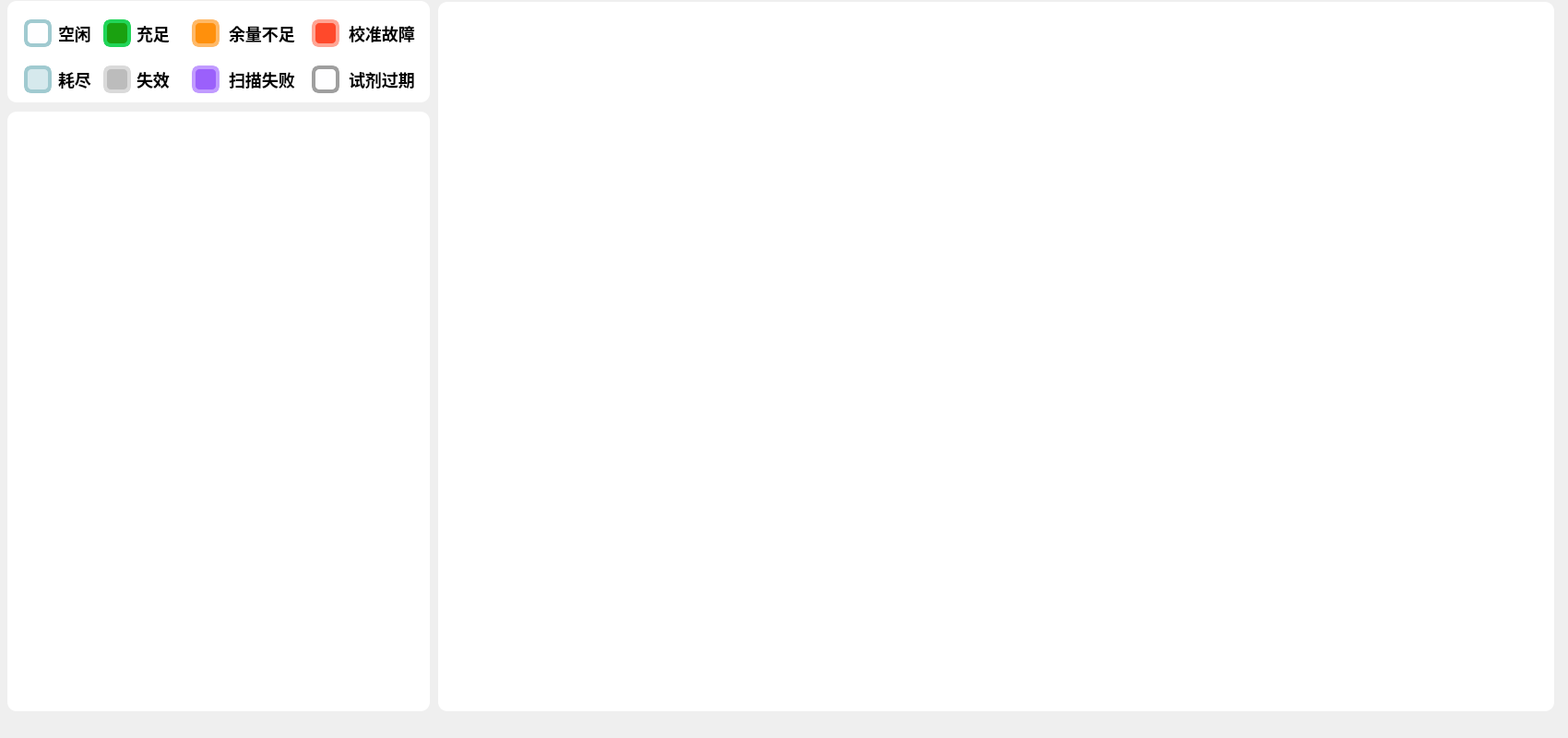
<?xml version="1.0" encoding="UTF-8"?>
<ui version="4.0">
 <class>ReagentReagent</class>
 <widget class="QWidget" name="ReagentReagent">
  <property name="geometry">
   <rect>
    <x>0</x>
    <y>0</y>
    <width>1700</width>
    <height>800</height>
   </rect>
  </property>
  <property name="sizePolicy">
   <sizepolicy hsizetype="Fixed" vsizetype="Fixed">
    <horstretch>0</horstretch>
    <verstretch>0</verstretch>
   </sizepolicy>
  </property>
  <property name="minimumSize">
   <size>
    <width>1700</width>
    <height>800</height>
   </size>
  </property>
  <property name="maximumSize">
   <size>
    <width>1700</width>
    <height>800</height>
   </size>
  </property>
  <property name="windowTitle">
   <string>Form</string>
  </property>
  <widget class="QWidget" name="widget_up_left" native="true">
   <property name="geometry">
    <rect>
     <x>8</x>
     <y>121</y>
     <width>458</width>
     <height>650</height>
    </rect>
   </property>
   <property name="sizePolicy">
    <sizepolicy hsizetype="Fixed" vsizetype="Fixed">
     <horstretch>0</horstretch>
     <verstretch>0</verstretch>
    </sizepolicy>
   </property>
   <property name="minimumSize">
    <size>
     <width>458</width>
     <height>650</height>
    </size>
   </property>
   <property name="maximumSize">
    <size>
     <width>458</width>
     <height>650</height>
    </size>
   </property>
   <property name="styleSheet">
    <string notr="true">QWidget#widget_up_left
{
background: #FFFFFF;
border-radius: 10px;
}</string>
   </property>
  </widget>
  <widget class="QWidget" name="widget_up_right" native="true">
   <property name="geometry">
    <rect>
     <x>475</x>
     <y>2</y>
     <width>1210</width>
     <height>769</height>
    </rect>
   </property>
   <property name="sizePolicy">
    <sizepolicy hsizetype="Fixed" vsizetype="Fixed">
     <horstretch>0</horstretch>
     <verstretch>0</verstretch>
    </sizepolicy>
   </property>
   <property name="minimumSize">
    <size>
     <width>1210</width>
     <height>769</height>
    </size>
   </property>
   <property name="maximumSize">
    <size>
     <width>1210</width>
     <height>754</height>
    </size>
   </property>
   <property name="styleSheet">
    <string notr="true">QWidget#widget_up_right
{
background: #FFFFFF;
border-radius: 10px;
}</string>
   </property>
  </widget>
  <widget class="QWidget" name="widget_up_left_2" native="true">
   <property name="geometry">
    <rect>
     <x>8</x>
     <y>1</y>
     <width>458</width>
     <height>110</height>
    </rect>
   </property>
   <property name="sizePolicy">
    <sizepolicy hsizetype="Fixed" vsizetype="Fixed">
     <horstretch>0</horstretch>
     <verstretch>0</verstretch>
    </sizepolicy>
   </property>
   <property name="minimumSize">
    <size>
     <width>458</width>
     <height>110</height>
    </size>
   </property>
   <property name="maximumSize">
    <size>
     <width>458</width>
     <height>110</height>
    </size>
   </property>
   <property name="styleSheet">
    <string notr="true">QWidget#widget_up_left_2
{
background: #FFFFFF;
border-radius: 10px;
}</string>
   </property>
   <widget class="QLabel" name="label">
    <property name="geometry">
     <rect>
      <x>18</x>
      <y>20</y>
      <width>30</width>
      <height>30</height>
     </rect>
    </property>
    <property name="sizePolicy">
     <sizepolicy hsizetype="Fixed" vsizetype="Fixed">
      <horstretch>0</horstretch>
      <verstretch>0</verstretch>
     </sizepolicy>
    </property>
    <property name="minimumSize">
     <size>
      <width>30</width>
      <height>30</height>
     </size>
    </property>
    <property name="maximumSize">
     <size>
      <width>30</width>
      <height>30</height>
     </size>
    </property>
    <property name="styleSheet">
     <string notr="true">background: rgba(238,246,255,0.08);
border-radius: 8px;
border: 4px solid #A0CAD0;</string>
    </property>
    <property name="text">
     <string/>
    </property>
   </widget>
   <widget class="QLabel" name="label_2">
    <property name="geometry">
     <rect>
      <x>18</x>
      <y>70</y>
      <width>30</width>
      <height>30</height>
     </rect>
    </property>
    <property name="sizePolicy">
     <sizepolicy hsizetype="Fixed" vsizetype="Fixed">
      <horstretch>0</horstretch>
      <verstretch>0</verstretch>
     </sizepolicy>
    </property>
    <property name="minimumSize">
     <size>
      <width>30</width>
      <height>30</height>
     </size>
    </property>
    <property name="maximumSize">
     <size>
      <width>30</width>
      <height>30</height>
     </size>
    </property>
    <property name="styleSheet">
     <string notr="true">background: #D6E9ED;
border-radius: 8px;
border: 4px solid #A0CAD0;</string>
    </property>
    <property name="text">
     <string/>
    </property>
   </widget>
   <widget class="QLabel" name="label_3">
    <property name="geometry">
     <rect>
      <x>104</x>
      <y>20</y>
      <width>30</width>
      <height>30</height>
     </rect>
    </property>
    <property name="sizePolicy">
     <sizepolicy hsizetype="Fixed" vsizetype="Fixed">
      <horstretch>0</horstretch>
      <verstretch>0</verstretch>
     </sizepolicy>
    </property>
    <property name="minimumSize">
     <size>
      <width>30</width>
      <height>30</height>
     </size>
    </property>
    <property name="maximumSize">
     <size>
      <width>30</width>
      <height>30</height>
     </size>
    </property>
    <property name="styleSheet">
     <string notr="true">background: #1AA110;
border-radius: 8px;
border: 4px solid #21D558;</string>
    </property>
    <property name="text">
     <string/>
    </property>
   </widget>
   <widget class="QLabel" name="label_4">
    <property name="geometry">
     <rect>
      <x>104</x>
      <y>70</y>
      <width>30</width>
      <height>30</height>
     </rect>
    </property>
    <property name="sizePolicy">
     <sizepolicy hsizetype="Fixed" vsizetype="Fixed">
      <horstretch>0</horstretch>
      <verstretch>0</verstretch>
     </sizepolicy>
    </property>
    <property name="minimumSize">
     <size>
      <width>30</width>
      <height>30</height>
     </size>
    </property>
    <property name="maximumSize">
     <size>
      <width>30</width>
      <height>30</height>
     </size>
    </property>
    <property name="styleSheet">
     <string notr="true">background: #BCBCBC;
border-radius: 8px;
border: 4px solid #DADADA;</string>
    </property>
    <property name="text">
     <string/>
    </property>
   </widget>
   <widget class="QLabel" name="label_5">
    <property name="geometry">
     <rect>
      <x>200</x>
      <y>20</y>
      <width>30</width>
      <height>30</height>
     </rect>
    </property>
    <property name="sizePolicy">
     <sizepolicy hsizetype="Fixed" vsizetype="Fixed">
      <horstretch>0</horstretch>
      <verstretch>0</verstretch>
     </sizepolicy>
    </property>
    <property name="minimumSize">
     <size>
      <width>30</width>
      <height>30</height>
     </size>
    </property>
    <property name="maximumSize">
     <size>
      <width>30</width>
      <height>30</height>
     </size>
    </property>
    <property name="styleSheet">
     <string notr="true">background: #FF900C;
border-radius: 8px;
border: 4px solid #FFB967;</string>
    </property>
    <property name="text">
     <string/>
    </property>
   </widget>
   <widget class="QLabel" name="label_6">
    <property name="geometry">
     <rect>
      <x>200</x>
      <y>70</y>
      <width>30</width>
      <height>30</height>
     </rect>
    </property>
    <property name="sizePolicy">
     <sizepolicy hsizetype="Fixed" vsizetype="Fixed">
      <horstretch>0</horstretch>
      <verstretch>0</verstretch>
     </sizepolicy>
    </property>
    <property name="minimumSize">
     <size>
      <width>30</width>
      <height>30</height>
     </size>
    </property>
    <property name="maximumSize">
     <size>
      <width>30</width>
      <height>30</height>
     </size>
    </property>
    <property name="styleSheet">
     <string notr="true">background: #9B60FB;
border-radius: 8px;
border: 4px solid #C19BFF;</string>
    </property>
    <property name="text">
     <string/>
    </property>
   </widget>
   <widget class="QLabel" name="label_7">
    <property name="geometry">
     <rect>
      <x>330</x>
      <y>20</y>
      <width>30</width>
      <height>30</height>
     </rect>
    </property>
    <property name="sizePolicy">
     <sizepolicy hsizetype="Fixed" vsizetype="Fixed">
      <horstretch>0</horstretch>
      <verstretch>0</verstretch>
     </sizepolicy>
    </property>
    <property name="minimumSize">
     <size>
      <width>30</width>
      <height>30</height>
     </size>
    </property>
    <property name="maximumSize">
     <size>
      <width>30</width>
      <height>30</height>
     </size>
    </property>
    <property name="styleSheet">
     <string notr="true">background: #FF492B;
border-radius: 8px;
border: 4px solid #FFA594;</string>
    </property>
    <property name="text">
     <string/>
    </property>
   </widget>
   <widget class="QLabel" name="label_8">
    <property name="geometry">
     <rect>
      <x>330</x>
      <y>70</y>
      <width>30</width>
      <height>30</height>
     </rect>
    </property>
    <property name="sizePolicy">
     <sizepolicy hsizetype="Fixed" vsizetype="Fixed">
      <horstretch>0</horstretch>
      <verstretch>0</verstretch>
     </sizepolicy>
    </property>
    <property name="minimumSize">
     <size>
      <width>30</width>
      <height>30</height>
     </size>
    </property>
    <property name="maximumSize">
     <size>
      <width>30</width>
      <height>30</height>
     </size>
    </property>
    <property name="styleSheet">
     <string notr="true">background: rgba(238,246,255,0.08);
border-radius: 8px;
border: 4px solid #9F9F9F;</string>
    </property>
    <property name="text">
     <string/>
    </property>
   </widget>
   <widget class="QLabel" name="label_9">
    <property name="geometry">
     <rect>
      <x>55</x>
      <y>20</y>
      <width>38</width>
      <height>30</height>
     </rect>
    </property>
    <property name="sizePolicy">
     <sizepolicy hsizetype="Fixed" vsizetype="Fixed">
      <horstretch>0</horstretch>
      <verstretch>0</verstretch>
     </sizepolicy>
    </property>
    <property name="minimumSize">
     <size>
      <width>38</width>
      <height>30</height>
     </size>
    </property>
    <property name="maximumSize">
     <size>
      <width>30</width>
      <height>30</height>
     </size>
    </property>
    <property name="styleSheet">
     <string notr="true">font-family: PingFang SC;
font-weight: 500;
font-size: 18px;
color: #000000;
line-height: 42px;</string>
    </property>
    <property name="text">
     <string>空闲</string>
    </property>
   </widget>
   <widget class="QLabel" name="label_10">
    <property name="geometry">
     <rect>
      <x>55</x>
      <y>70</y>
      <width>38</width>
      <height>30</height>
     </rect>
    </property>
    <property name="sizePolicy">
     <sizepolicy hsizetype="Fixed" vsizetype="Fixed">
      <horstretch>0</horstretch>
      <verstretch>0</verstretch>
     </sizepolicy>
    </property>
    <property name="minimumSize">
     <size>
      <width>38</width>
      <height>30</height>
     </size>
    </property>
    <property name="maximumSize">
     <size>
      <width>30</width>
      <height>30</height>
     </size>
    </property>
    <property name="styleSheet">
     <string notr="true">font-family: PingFang SC;
font-weight: 500;
font-size: 18px;
color: #000000;
line-height: 42px;</string>
    </property>
    <property name="text">
     <string>耗尽</string>
    </property>
   </widget>
   <widget class="QLabel" name="label_11">
    <property name="geometry">
     <rect>
      <x>140</x>
      <y>20</y>
      <width>38</width>
      <height>30</height>
     </rect>
    </property>
    <property name="sizePolicy">
     <sizepolicy hsizetype="Fixed" vsizetype="Fixed">
      <horstretch>0</horstretch>
      <verstretch>0</verstretch>
     </sizepolicy>
    </property>
    <property name="minimumSize">
     <size>
      <width>38</width>
      <height>30</height>
     </size>
    </property>
    <property name="maximumSize">
     <size>
      <width>30</width>
      <height>30</height>
     </size>
    </property>
    <property name="styleSheet">
     <string notr="true">font-family: PingFang SC;
font-weight: 500;
font-size: 18px;
color: #000000;
line-height: 42px;</string>
    </property>
    <property name="text">
     <string>充足</string>
    </property>
   </widget>
   <widget class="QLabel" name="label_12">
    <property name="geometry">
     <rect>
      <x>140</x>
      <y>70</y>
      <width>38</width>
      <height>30</height>
     </rect>
    </property>
    <property name="sizePolicy">
     <sizepolicy hsizetype="Fixed" vsizetype="Fixed">
      <horstretch>0</horstretch>
      <verstretch>0</verstretch>
     </sizepolicy>
    </property>
    <property name="minimumSize">
     <size>
      <width>38</width>
      <height>30</height>
     </size>
    </property>
    <property name="maximumSize">
     <size>
      <width>30</width>
      <height>30</height>
     </size>
    </property>
    <property name="styleSheet">
     <string notr="true">font-family: PingFang SC;
font-weight: 500;
font-size: 18px;
color: #000000;
line-height: 42px;</string>
    </property>
    <property name="text">
     <string>失效</string>
    </property>
   </widget>
   <widget class="QLabel" name="label_13">
    <property name="geometry">
     <rect>
      <x>240</x>
      <y>20</y>
      <width>78</width>
      <height>30</height>
     </rect>
    </property>
    <property name="sizePolicy">
     <sizepolicy hsizetype="Fixed" vsizetype="Fixed">
      <horstretch>0</horstretch>
      <verstretch>0</verstretch>
     </sizepolicy>
    </property>
    <property name="minimumSize">
     <size>
      <width>78</width>
      <height>30</height>
     </size>
    </property>
    <property name="maximumSize">
     <size>
      <width>30</width>
      <height>30</height>
     </size>
    </property>
    <property name="styleSheet">
     <string notr="true">font-family: PingFang SC;
font-weight: 500;
font-size: 18px;
color: #000000;
line-height: 42px;</string>
    </property>
    <property name="text">
     <string>余量不足</string>
    </property>
   </widget>
   <widget class="QLabel" name="label_14">
    <property name="geometry">
     <rect>
      <x>240</x>
      <y>70</y>
      <width>78</width>
      <height>30</height>
     </rect>
    </property>
    <property name="sizePolicy">
     <sizepolicy hsizetype="Fixed" vsizetype="Fixed">
      <horstretch>0</horstretch>
      <verstretch>0</verstretch>
     </sizepolicy>
    </property>
    <property name="minimumSize">
     <size>
      <width>78</width>
      <height>30</height>
     </size>
    </property>
    <property name="maximumSize">
     <size>
      <width>30</width>
      <height>30</height>
     </size>
    </property>
    <property name="styleSheet">
     <string notr="true">font-family: PingFang SC;
font-weight: 500;
font-size: 18px;
color: #000000;
line-height: 42px;</string>
    </property>
    <property name="text">
     <string>扫描失败</string>
    </property>
   </widget>
   <widget class="QLabel" name="label_15">
    <property name="geometry">
     <rect>
      <x>370</x>
      <y>20</y>
      <width>78</width>
      <height>30</height>
     </rect>
    </property>
    <property name="sizePolicy">
     <sizepolicy hsizetype="Fixed" vsizetype="Fixed">
      <horstretch>0</horstretch>
      <verstretch>0</verstretch>
     </sizepolicy>
    </property>
    <property name="minimumSize">
     <size>
      <width>78</width>
      <height>30</height>
     </size>
    </property>
    <property name="maximumSize">
     <size>
      <width>30</width>
      <height>30</height>
     </size>
    </property>
    <property name="styleSheet">
     <string notr="true">font-family: PingFang SC;
font-weight: 500;
font-size: 18px;
color: #000000;
line-height: 42px;</string>
    </property>
    <property name="text">
     <string>校准故障</string>
    </property>
   </widget>
   <widget class="QLabel" name="label_16">
    <property name="geometry">
     <rect>
      <x>370</x>
      <y>70</y>
      <width>78</width>
      <height>30</height>
     </rect>
    </property>
    <property name="sizePolicy">
     <sizepolicy hsizetype="Fixed" vsizetype="Fixed">
      <horstretch>0</horstretch>
      <verstretch>0</verstretch>
     </sizepolicy>
    </property>
    <property name="minimumSize">
     <size>
      <width>78</width>
      <height>30</height>
     </size>
    </property>
    <property name="maximumSize">
     <size>
      <width>30</width>
      <height>30</height>
     </size>
    </property>
    <property name="styleSheet">
     <string notr="true">font-family: PingFang SC;
font-weight: 500;
font-size: 18px;
color: #000000;
line-height: 42px;</string>
    </property>
    <property name="text">
     <string>试剂过期</string>
    </property>
   </widget>
  </widget>
 </widget>
 <resources/>
 <connections/>
</ui>
